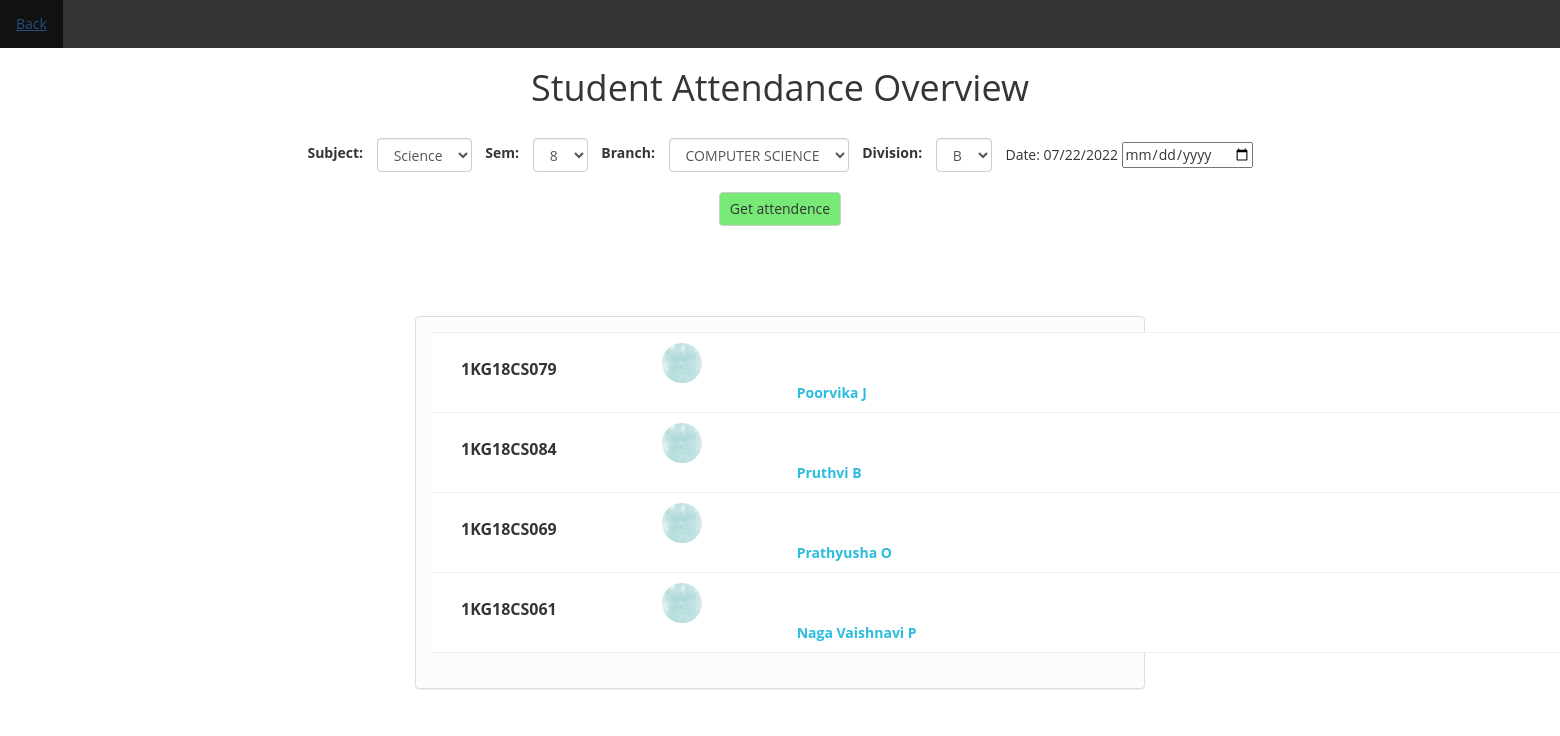
The app's page /attendence_overview/ (signed in) with its own data.
### home/models.py (models this page shows, shortened)
class StudentAttendenceBlock(models.Model):
    branch          = models.CharField(max_length = 30, choices = BRANCH_CHOUCE)
    division        = models.CharField(max_length = 30, choices = DIVISION_CHOUCE)
    subject         = models.CharField(max_length = 30, choices = SUBJECT_CHOUCE)
    sem             = models.IntegerField(choices = SEM_CHOUCE)
    previous_hash   = models.CharField(max_length = 255, default='')
    attendenceBlock = JSONField(null=False, default= {})
    date            = models.DateField()

class Student(models.Model):
    usn             = models.AutoField(primary_key=True)
    user_id         = models.CharField(max_length = 30, default='')
    student_usn     = models.CharField(max_length = 30, unique = True)
    first_name      = models.CharField(max_length = 30, default='')
    last_name       = models.CharField(max_length = 30, default='')
    image           = models.ImageField(upload_to='students/', null = True, blank = True)
    date_of_birth   = models.DateField(default=datetime.now(), blank=True)
    date_of_joining = models.DateField(default=datetime.now(), blank=True)
    email           = models.EmailField(max_length = 30, default='email',)
    gender          = models.CharField(max_length = 10, default = 'MALE', choices = GENDER_CHOUCE)
    branch          = models.CharField(max_length = 30, choices = BRANCH_CHOUCE)
    division        = models.CharField(max_length = 30, choices = DIVISION_CHOUCE)
    sem             = models.IntegerField(choices = SEM_CHOUCE)
    created_date    = models.DateField(auto_now_add = True)
    status          = models.BooleanField(default = 0)
    phone           = models.CharField(max_length = 30, default = '')

### home/views.py (the view)
# urls.py: path('attendence_overview/', attendence_overview, name = 'attendence_overview'),
def attendence_overview(request):
    template_name = 'attendence_overview.html'
    if request.method == 'POST':
        subject          = request.POST['subject']
        sem              = request.POST['sem']
        branch           = request.POST['branch']
        division         = request.POST['division']
        date             = request.POST['date']
        attendence       = StudentAttendenceBlock.objects.filter(subject=subject, sem=sem, branch=branch, division=division, date=date).first()
        final_attendence = []
        if attendence:
            attendence       = attendence.attendenceBlock['data']
            for usn, status in attendence.items():
                student = Student.objects.filter(student_usn = usn).first()
                image = student.image
                name  = f'{student.first_name} {student.last_name}'
                final_attendence.append([usn, 'Present' if status else 'Absent', name, image])
        print(final_attendence)
        context = {
            'subject'    : subject,
            'sem'        : sem,
            'branch'     : branch,
            'division'   : division,
            'date'       : date,
            'attendence' : final_attendence,
        }
    else :
        attendence       = StudentAttendenceBlock.objects.all().last()
        if attendence:
            print(attendence,'===')
            subject          = attendence.subject
            sem              = attendence.sem
            branch           = attendence.branch
            division         = attendence.division
            date             = attendence.date
            final_attendence = []
            attendence       = attendence.attendenceBlock['data']
            for usn, status in attendence.items():
                student = Student.objects.filter(student_usn = usn).first()
                image = student.image
                name  = f'{student.first_name} {student.last_name}'
                final_attendence.append([usn, 'Present' if status else 'Absent', name, image])
            context = {
                'subject'    : subject,
                'sem'        : sem,
                'branch'     : branch,
                'division'   : division,
                'date1'       : date,
                'attendence' : final_attendence,
            }
            print(context)
        else :
            context = {}
    return render(request, template_name, context)

### home/templates/attendence_overview.html (shortened to what this page needs)
{% load static %}
<link href="//maxcdn.bootstrapcdn.com/bootstrap/3.3.0/css/bootstrap.min.css" rel="stylesheet" id="bootstrap-css">
<link rel="stylesheet" href="{% static '/home/css/students_attendence.css' %}" type="text/css">
{% if request.user.is_staff %}
<ul>
    <li><a class="active" href="{% url 'students1' %}">Back</a></li>
  </ul>
  <form class="form-inline" role="form"  method = 'POST'> {% csrf_token %}
	<center>
  <h1 style="margin-bottom: 30px;">Student Attendance Overview</h1>
  <div class="form-group">
		<label class="filter-col" style="margin-right:0;" for="pref-orderby">Subject:</label>
		<select id="pref-orderby" class="form-control" name='subject' >
			<option value='SCIENCE' {% if subject == 'SCIENCE' %} selected {% endif %}>Science</option>
		</select>
	</div>
	<div class="form-group">
		<label class="filter-col" style="margin-right:0;" for="pref-orderby">Sem:</label>
		<select id="pref-orderby" class="form-control" name='sem' value = "{{ sem }}">
			<option value=8 {% if sem == 8 %} selected {% endif %}>8</option>
		</select>
	</div>
	<div class="form-group">
		<label class="filter-col" style="margin-right:0;" for="pref-orderby">Branch:</label>
		<select id="pref-orderby" class="form-control" name="branch" value = "{{ branch }}">
			<option value='COMPUTER SCIENCE' {% if branch == 'COMPUTER SCIENCE' %} selected {% endif %}>COMPUTER SCIENCE</option>
		</select>
	</div>
	<div class="form-group">
		<label class="filter-col" style="margin-right:0;" for="pref-orderby">Division:</label>
		<select id="pref-orderby" class="form-control" name="division" value="{{ division }}">
			<option value="B" {% if division == 'B' %} selected {% endif %}>B</option>
		</select>
	</div>
	<div class="form-group">
		<div class="checkbox" style="margin-left:10px; margin-right:10px;">
			<label for="birthday">Date: {{ date1|date:"SHORT_DATE_FORMAT" }}</label>
			<input type="date" id="birthday" name="date" required value="{{ date }}">
		</div>
	</div>
	<br>
		<button type="submit" class="btn btn-default filter-col"style="background: #77e977;margin-top:20px;">
			Get attendence
	   </button>
	</form>
	<div class="container">
		<div class="row">
			<section class="content">
				<div class="container">
				<div class="col-md-8 col-md-offset-2">
					<div class="panel panel-default">
						<div class="panel-body">
							<div class="table-container">
								{% if attendence %}
								<table class="table table-filter">
									<tbody>
										{% for data in attendence %}
											<tr data-status="pagado">
												<td>
													<label for="" style="margin-left: 20px"> {{ data.0 }}</label>
												</td>
												<td>
												</td>
												<td>
													<div class="media">
														<a href="#" class="pull-left" style="margin-left: 65px">
															<img src="/media/{{ data.3 }}" class="media-photo" style="border-radius: 50%;height: 40px;width: 40px;">
														</a>
														<div class="media-body">
															<h4 class="title" style="margin-left: 200px">
															{{ data.2 }}
															</h4>
														</div>
													</div>
												</td>
											</tr>
										{% endfor %}
									</tbody>
								</table>
								{% else %}
								No attendence available
								{% endif %}
							</div>
						</div>
					</div>
				</div>
			</section>
		</div>
	</div>
{% else %}
Only faculty has acess to this page
<a class="navbar-brand" href="{% url 'home'%}">Go to home</a>
{% endif %}

### static/home/css/students_attendence.css (style rules this page uses)
.panel { border: 1px solid #ddd; background-color: #fcfcfc; }
.table-filter { background-color: #fff; border-bottom: 1px solid #eee; }
.table-filter tbody tr td { padding: 10px; vertical-align: middle; border-top-color: #eee; }
.table-filter tr td:first-child { width: 38px; }
.table-filter tr td:nth-child(2) { width: 35px; }
.table-filter .media-photo { width: 35px; }
.table-filter .media-body { display: block; }
.table-filter .media .title { color: #2BBCDE; font-size: 14px; font-weight: bold; line-height: normal; margin: 0; }
.container { margin-top:30px; }
.filter-col { padding-left:10px; padding-right:10px; }

### home/templates/attendence_overview.html (style rules this page uses)
ul { list-style-type: none; margin: 0; padding: 0; overflow: hidden; background-color: #333; }
li { float: left; }
li a { display: block; color: white; text-align: center; padding: 14px 16px; text-decoration: none; }

### records on screen
StudentAttendenceBlock: subject "Science", branch "COMPUTER SCIENCE", date "07/22/2022"
Student: student_usn "1KG18CS079", image (picture), data "Poorvika J"
Student: student_usn "1KG18CS084", image (picture), data "Pruthvi B"
Student: student_usn "1KG18CS069", image (picture), data "Prathyusha O"
Student: data "1KG18CS061", image (picture), data "Naga Vaishnavi P"
